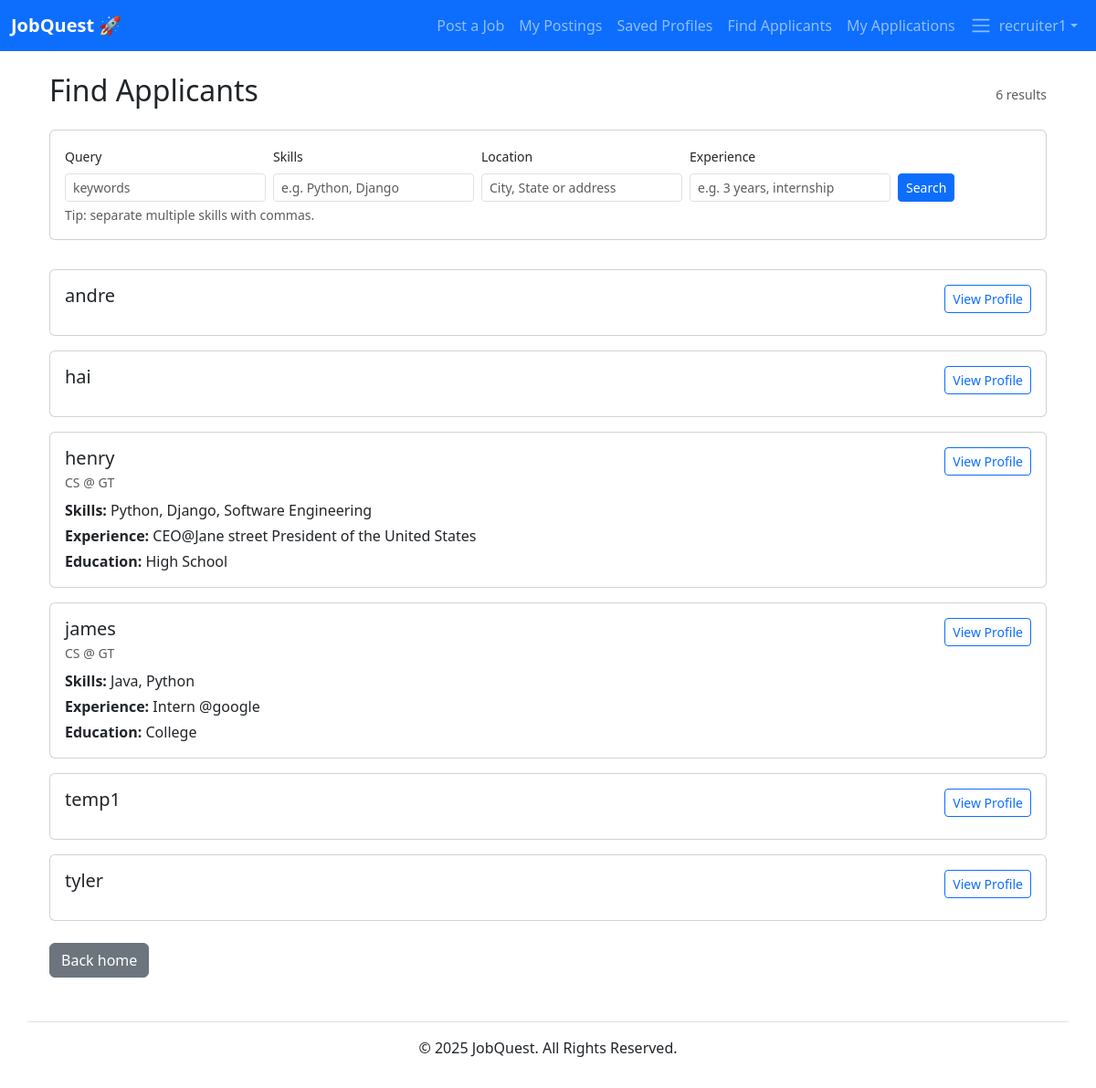
Before: /accounts/applicants/ (signed in) with the older database file.
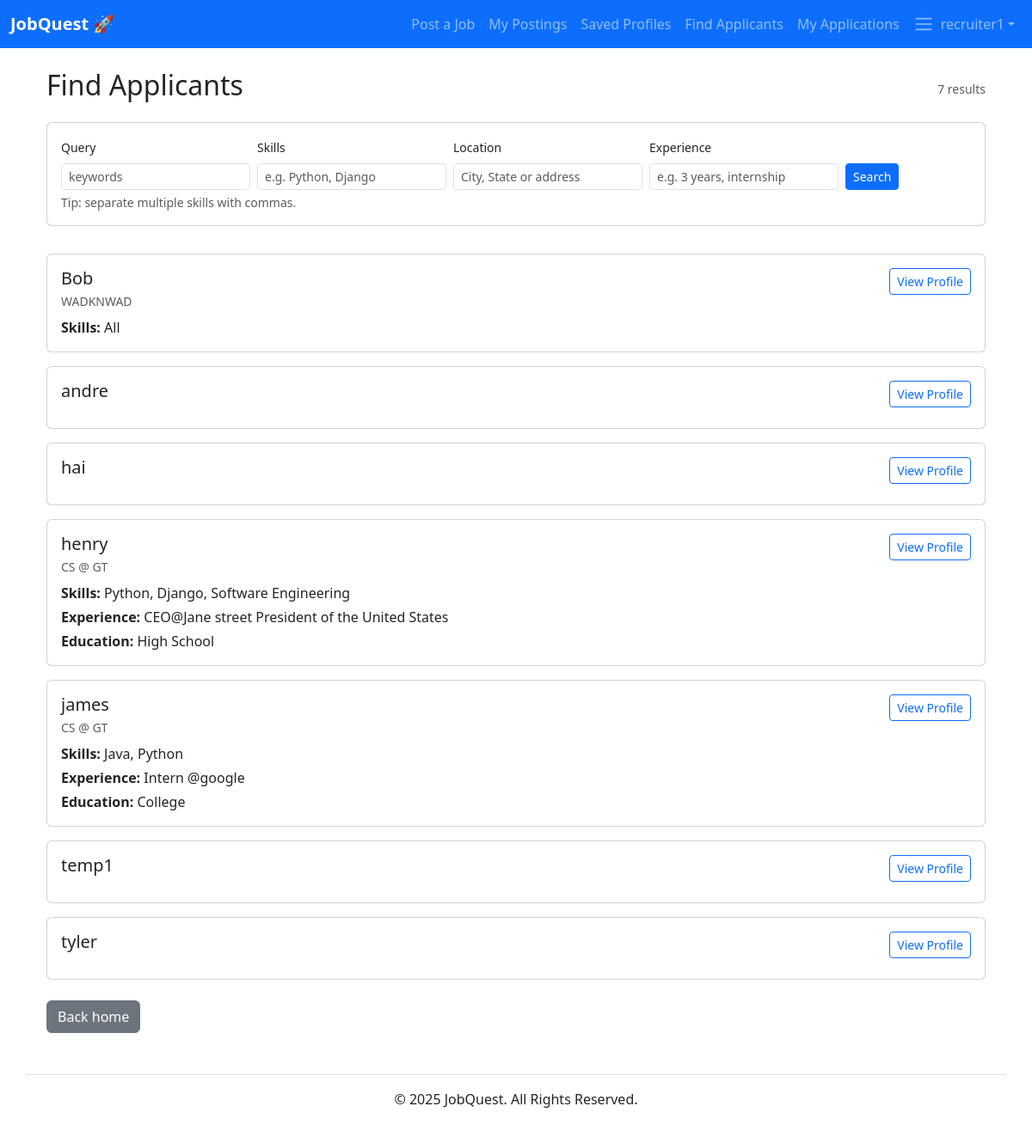
After: the same page with the newer database file.
### accounts/models.py (models this page shows, shortened)
class Profile(models.Model):
	user = models.OneToOneField(settings.AUTH_USER_MODEL, on_delete=models.CASCADE)
	headline = models.CharField(max_length=200, blank=True)
	bio = models.TextField(blank=True)
	skills = models.TextField(blank=True, help_text="Comma-separated list of skills")
	experience = models.TextField(blank=True, help_text="Work experience / summary")
	education = models.TextField(blank=True)
	github = models.URLField(blank=True)
	linkedin = models.URLField(blank=True)
	website = models.URLField(blank=True)
	location = models.CharField(max_length=255, blank=True)
	latitude = models.FloatField(null=True, blank=True)
	longitude = models.FloatField(null=True, blank=True)
	avatar = models.ImageField(upload_to='avatars/', blank=True, null=True)
	is_recruiter = models.BooleanField(default=False)
	company = models.CharField(max_length=200, blank=True)
	desired_positions = models.TextField(blank=True, help_text="Comma-separated desired positions")
	desired_companies = models.TextField(blank=True, help_text="Comma-separated desired companies")
	phone = models.CharField(max_length=40, blank=True)
	headline_visible = models.BooleanField(default=True)
	bio_visible = models.BooleanField(default=True)
	skills_visible = models.BooleanField(default=True)
	experience_visible = models.BooleanField(default=True)
	education_visible = models.BooleanField(default=True)
	links_visible = models.BooleanField(default=True)
	company_visible = models.BooleanField(default=True)
	desired_positions_visible = models.BooleanField(default=True)
	desired_companies_visible = models.BooleanField(default=True)
	phone_visible = models.BooleanField(default=False)
	email_visible = models.BooleanField(default=False)

### accounts/views.py (the view, shortened to what this page needs)
# urls.py: path('applicants/', views.find_applicants, name='find_applicants'),
@login_required
def find_applicants(request):
	profile = getattr(request.user, 'profile', None)
	if not profile or not profile.is_recruiter:
		return HttpResponseForbidden("You are not authorized.")
	q = request.GET.get('q', '').strip()
	skills_q = request.GET.get('skills', '').strip()
	location = request.GET.get('location', '').strip()
	experience_q = request.GET.get('experience', '').strip()
	qs = Profile.objects.filter(is_recruiter=False)
	if location:
		try:
			qs = qs.filter(location__icontains=location)
		except Exception:
			qs = qs.filter(Q(bio__icontains=location) | Q(experience__icontains=location) | Q(education__icontains=location))
	if experience_q:
		qs = qs.filter(experience__icontains=experience_q)
	qs = qs.select_related('user').order_by('user__username')
	return render(request, 'accounts/find_applicants.html', {
		'profiles': qs,
		'q': q,
		'skills': skills_q,
		'location': location,
		'experience': experience_q,
	})

### accounts/context_processors.py (called while the page is built)
def user_profile(request):
    user = getattr(request, 'user', None)
    profile = None
    if user and user.is_authenticated:
        try:
            profile = user.profile
        except Exception:
            profile = None
    return {'user_profile': profile}

### accounts/templates/accounts/find_applicants.html (shortened to what this page needs)
{% extends 'base.html' %}
{% block content %}
<div class="container mt-4">
  <div class="d-flex justify-content-between align-items-center">
    <h2>Find Applicants</h2>
    <div class="text-muted small">{{ profiles|length }} results</div>
  </div>
  <div class="card mt-3">
    <div class="card-body">
      <form method="get" class="row gx-2 gy-2 align-items-end">
        <div class="col-auto">
          <label class="form-label small">Query</label>
          <input type="text" name="q" value="{{ q }}" class="form-control form-control-sm" placeholder="keywords">
        </div>
        <div class="col-auto">
          <label class="form-label small">Skills</label>
          <input type="text" name="skills" value="{{ skills }}" class="form-control form-control-sm" placeholder="e.g. Python, Django">
        </div>
        <div class="col-auto">
          <label class="form-label small">Location</label>
          <div class="search-container">
            <input type="text" name="location" value="{{ location }}" class="form-control form-control-sm" placeholder="City, State or address" autocomplete="off">
          </div>
        </div>
        <div class="col-auto">
          <label class="form-label small">Experience</label>
          <input type="text" name="experience" value="{{ experience }}" class="form-control form-control-sm" placeholder="e.g. 3 years, internship">
        </div>
        <div class="col-auto">
          <button type="submit" class="btn btn-primary btn-sm">Search</button>
        </div>
      </form>
      <div class="form-text mt-1">Tip: separate multiple skills with commas.</div>
    </div>
  </div>
  {% if profiles %}
    <div class="row gy-3 mt-3">
      {% for p in profiles %}
        <div class="col-12">
          <div class="card">
            <div class="card-body d-flex justify-content-between align-items-start">
              <div>
                <h5 class="mb-1">{{ p.user.get_full_name|default:p.user.username }}</h5>
                {% if p.headline_visible and p.headline %}
                  <div class="text-muted small">{{ p.headline }}</div>
                {% endif %}
                <div class="mt-2">
                  {% if p.skills_visible and p.skills %}
                    <div><strong>Skills:</strong> {{ p.skills }}</div>
                  {% endif %}
                  {% if p.experience_visible and p.experience %}
                    <div class="mt-1"><strong>Experience:</strong> {{ p.experience|truncatechars:160 }}</div>
                  {% endif %}
                  {% if p.education_visible and p.education %}
                    <div class="mt-1"><strong>Education:</strong> {{ p.education|truncatechars:120 }}</div>
                  {% endif %}
                </div>
              </div>
              <div class="ms-3 d-flex flex-column align-items-end">
                <a href="{% url 'accounts:profile_detail' p.user.username %}" class="btn btn-outline-primary btn-sm mb-2">View Profile</a>
              </div>
            </div>
          </div>
        </div>
      {% endfor %}
    </div>
  {% else %}
    <p class="text-muted mt-3">No applicants found matching your filters.</p>
  {% endif %}
  <div class="mt-4">
    <a href="/" class="btn btn-secondary">Back home</a>
  </div>
</div>
{% endblock %}

Changed rows visible on the page:
added Profile: user.get_full_name "Bob", headline "WADKNWAD", skills "All"
Other visible differences:
{{ profiles|length }}: "6" → "7"
